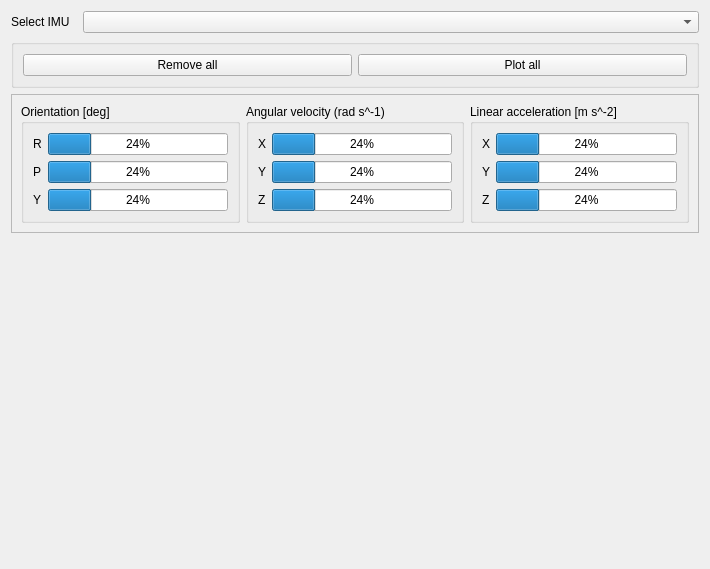
<?xml version="1.0" encoding="UTF-8"?>
<ui version="4.0">
 <class>Form</class>
 <widget class="QWidget" name="Form">
  <property name="geometry">
   <rect>
    <x>0</x>
    <y>0</y>
    <width>710</width>
    <height>569</height>
   </rect>
  </property>
  <property name="windowTitle">
   <string>Form</string>
  </property>
  <layout class="QVBoxLayout" name="verticalLayout" stretch="0,0,0,1">
   <item>
    <layout class="QHBoxLayout" name="horizontalLayout">
     <item>
      <widget class="QLabel" name="label">
       <property name="sizePolicy">
        <sizepolicy hsizetype="Fixed" vsizetype="Fixed">
         <horstretch>0</horstretch>
         <verstretch>0</verstretch>
        </sizepolicy>
       </property>
       <property name="text">
        <string>Select IMU  </string>
       </property>
      </widget>
     </item>
     <item>
      <widget class="QComboBox" name="imuSelector"/>
     </item>
    </layout>
   </item>
   <item>
    <widget class="QGroupBox" name="groupBox_2">
     <layout class="QHBoxLayout" name="horizontalLayout_3">
      <item>
       <widget class="QPushButton" name="removeAllBtn">
        <property name="text">
         <string>Remove all</string>
        </property>
       </widget>
      </item>
      <item>
       <widget class="QPushButton" name="plotAllBtn">
        <property name="text">
         <string>Plot all</string>
        </property>
       </widget>
      </item>
     </layout>
    </widget>
   </item>
   <item>
    <widget class="QFrame" name="frame">
     <property name="frameShape">
      <enum>QFrame::StyledPanel</enum>
     </property>
     <property name="frameShadow">
      <enum>QFrame::Raised</enum>
     </property>
     <layout class="QHBoxLayout" name="horizontalLayout_2">
      <item>
       <widget class="QGroupBox" name="groupBox_3">
        <property name="title">
         <string>Orientation [deg]</string>
        </property>
        <layout class="QFormLayout" name="formLayout_3">
         <item row="0" column="0">
          <widget class="QLabel" name="label_8">
           <property name="text">
            <string>R</string>
           </property>
          </widget>
         </item>
         <item row="0" column="1">
          <widget class="QProgressBar" name="rotR">
           <property name="value">
            <number>24</number>
           </property>
          </widget>
         </item>
         <item row="1" column="0">
          <widget class="QLabel" name="label_9">
           <property name="text">
            <string>P</string>
           </property>
          </widget>
         </item>
         <item row="1" column="1">
          <widget class="QProgressBar" name="rotP">
           <property name="value">
            <number>24</number>
           </property>
          </widget>
         </item>
         <item row="2" column="0">
          <widget class="QLabel" name="label_10">
           <property name="text">
            <string>Y</string>
           </property>
          </widget>
         </item>
         <item row="2" column="1">
          <widget class="QProgressBar" name="rotY">
           <property name="value">
            <number>24</number>
           </property>
          </widget>
         </item>
        </layout>
       </widget>
      </item>
      <item>
       <widget class="QGroupBox" name="groupBox">
        <property name="title">
         <string>Angular velocity (rad s^-1)</string>
        </property>
        <layout class="QFormLayout" name="formLayout">
         <item row="0" column="0">
          <widget class="QLabel" name="label_2">
           <property name="text">
            <string>X</string>
           </property>
          </widget>
         </item>
         <item row="0" column="1">
          <widget class="QProgressBar" name="omegaX">
           <property name="value">
            <number>24</number>
           </property>
          </widget>
         </item>
         <item row="1" column="0">
          <widget class="QLabel" name="label_3">
           <property name="text">
            <string>Y</string>
           </property>
          </widget>
         </item>
         <item row="1" column="1">
          <widget class="QProgressBar" name="omegaY">
           <property name="value">
            <number>24</number>
           </property>
          </widget>
         </item>
         <item row="2" column="1">
          <widget class="QProgressBar" name="omegaZ">
           <property name="value">
            <number>24</number>
           </property>
          </widget>
         </item>
         <item row="2" column="0">
          <widget class="QLabel" name="label_4">
           <property name="text">
            <string>Z</string>
           </property>
          </widget>
         </item>
        </layout>
       </widget>
      </item>
      <item>
       <widget class="QGroupBox" name="groupBox_2">
        <property name="title">
         <string>Linear acceleration [m s^-2]</string>
        </property>
        <layout class="QFormLayout" name="formLayout_2">
         <item row="0" column="0">
          <widget class="QLabel" name="label_5">
           <property name="text">
            <string>X</string>
           </property>
          </widget>
         </item>
         <item row="0" column="1">
          <widget class="QProgressBar" name="linaccX">
           <property name="value">
            <number>24</number>
           </property>
          </widget>
         </item>
         <item row="1" column="0">
          <widget class="QLabel" name="label_6">
           <property name="text">
            <string>Y</string>
           </property>
          </widget>
         </item>
         <item row="1" column="1">
          <widget class="QProgressBar" name="linaccY">
           <property name="value">
            <number>24</number>
           </property>
          </widget>
         </item>
         <item row="2" column="1">
          <widget class="QProgressBar" name="linaccZ">
           <property name="value">
            <number>24</number>
           </property>
          </widget>
         </item>
         <item row="2" column="0">
          <widget class="QLabel" name="label_7">
           <property name="text">
            <string>Z</string>
           </property>
          </widget>
         </item>
        </layout>
       </widget>
      </item>
     </layout>
    </widget>
   </item>
   <item>
    <layout class="QHBoxLayout" name="horizontalLayout_4" stretch=""/>
   </item>
  </layout>
 </widget>
 <resources/>
 <connections/>
</ui>
